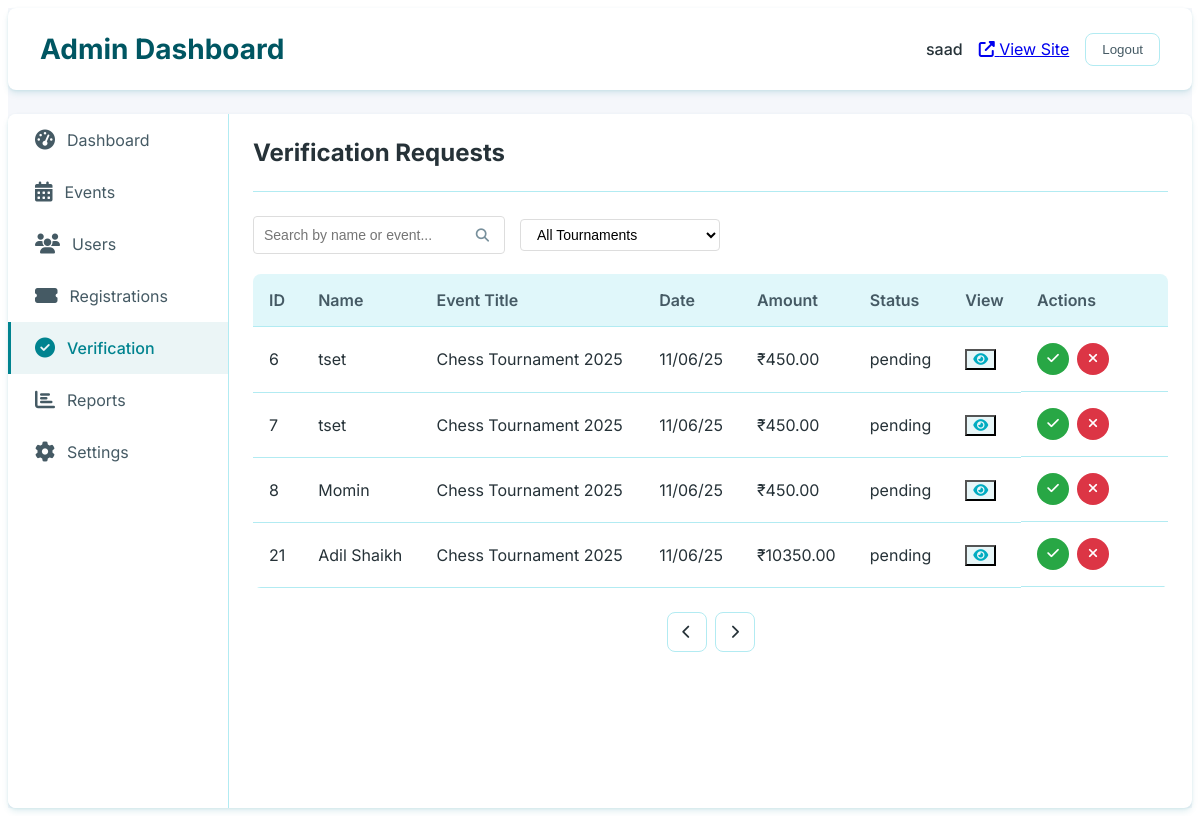
The app's page /superadmin/dashboard/verification/ (signed in), older data.
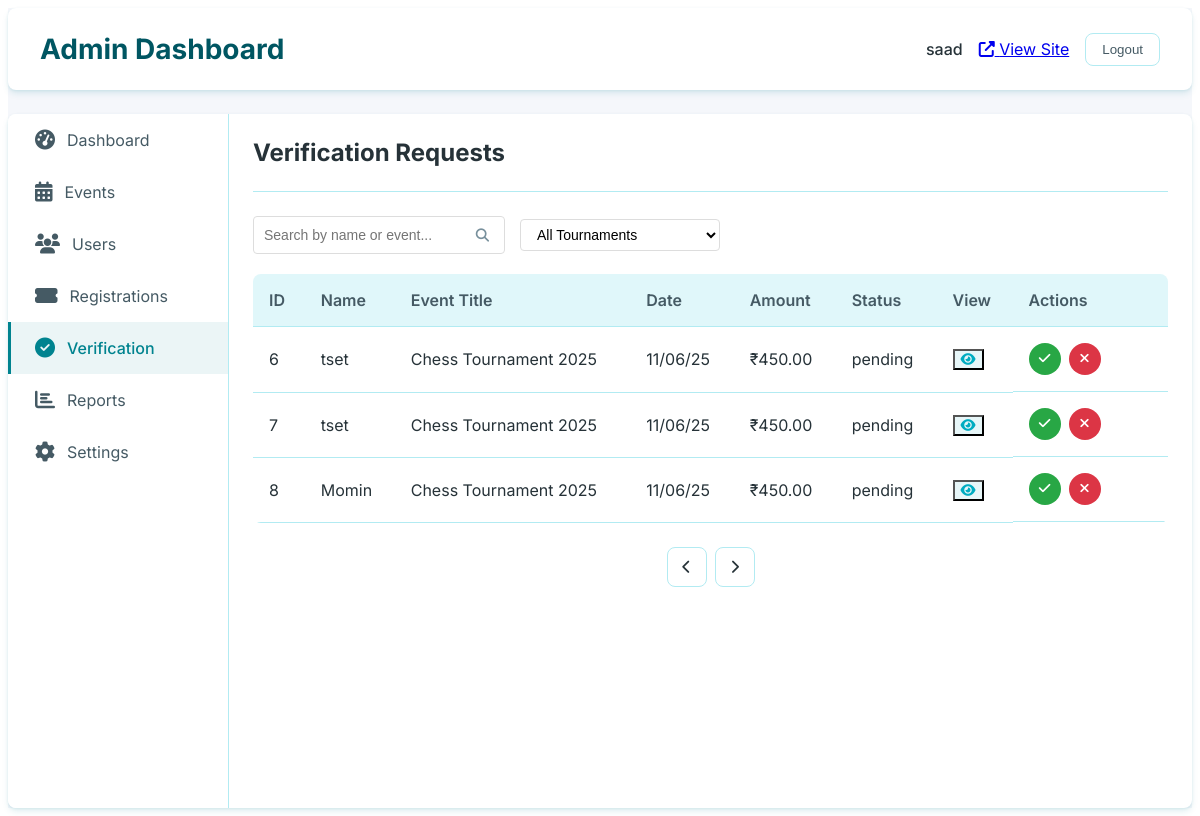
The same page, newer data.
### app/models.py (models this page shows, shortened)
class Participant(models.Model):
    STATUS_CHOICES = [
        ('registered', 'Registered'),
        ('confirmed', 'Confirmed'),
        ('checked_in', 'Checked In'),
        ('eliminated', 'Eliminated'),
        ('winner', 'Winner'),
        ('disqualified', 'Disqualified'),
        ('rejected', 'Rejected')
    ]
    tournament = models.ForeignKey(Tournament, on_delete=models.CASCADE, related_name='tournament')
    registration_id = models.UUIDField(default=uuid.uuid4, editable=False, unique=True)
    full_name = models.CharField(max_length=200)
    email = models.EmailField(blank=True, null=True, unique=False, help_text="Email address for updates and notifications")
    phone = models.CharField(max_length=20)
    wp = models.CharField(max_length=10, blank=True, help_text="WhatsApp number for updates")
    age = models.IntegerField()
    gender = models.CharField(max_length=10, choices=[('male', 'Male'), ('female', 'Female'), ('other', 'Other')])
    registration_date = models.DateTimeField(auto_now_add=True)
    status = models.CharField(max_length=20, choices=STATUS_CHOICES, default='registered')
    check_in_time = models.DateTimeField(null=True, blank=True)
    special_requirements = models.TextField(blank=True)
    notes = models.TextField(blank=True)
    transaction = models.OneToOneField(Transaction, on_delete=models.CASCADE, related_name='transaction')
    optinWhatsapp = models.BooleanField(default=True)
    class Meta:
        unique_together = ['tournament', 'email']

class Tournament(models.Model):
    STATUS_CHOICES = [
        ('draft', 'Draft'),
        ('published', 'Published'),
        ('ongoing', 'Ongoing'),
        ('completed', 'Completed'),
        ('cancelled', 'Cancelled'),
    ]
    title = models.CharField(max_length=200)
    slug = models.SlugField(unique=True, blank=True)
    description = models.TextField()
    category = models.ForeignKey(Category, on_delete=models.CASCADE, related_name='tournaments')
    organizer = models.ForeignKey(User, on_delete=models.CASCADE, related_name='organized_tournaments', default=None, null=True)
    start_date = models.DateField()
    end_date = models.DateField()
    tournament_time = models.TimeField(default=timezone.datetime.strptime('10:00', '%H:%M').time())
    registration_deadline = models.DateTimeField()
    venue = models.CharField(max_length=200)
    address = models.TextField(blank=True, null=True)
    city = models.CharField(max_length=100)
    state = models.CharField(max_length=100)
    country = models.CharField(max_length=100)
    postal_code = models.CharField(max_length=20, null=True, blank=True)
    max_participants = models.PositiveIntegerField()
    min_participants = models.PositiveIntegerField(default=2)
    entry_fee = models.DecimalField(max_digits=10, decimal_places=2)
    prize_pool = models.DecimalField(max_digits=10, decimal_places=2)
    tournament_format = models.CharField(max_length=100)  # e.g., "Single Elimination", "Double Elimination", "Round Robin"
    rules = models.TextField()
    banner_image = models.ImageField(upload_to='tournament_banners/')
    additional_images = models.ManyToManyField(TournamentImage, blank=True, related_name='additional_tournaments')
    status = models.CharField(max_length=20, choices=STATUS_CHOICES, default='draft')
    is_featured = models.BooleanField(default=False)
    created_at = models.DateTimeField(auto_now_add=True)
    updated_at = models.DateTimeField(auto_now=True)
    contact_email = models.EmailField()
    contact_phone = models.CharField(max_length=20)
    whatsapp_number = models.CharField(max_length=20, blank=True)
    facebook_event = models.URLField(blank=True)
    instagram_post = models.URLField(blank=True)
    upi_id = models.ForeignKey(
        UPIS,
        max_length=100,
        blank=True,
        help_text="UPI ID for payment collection",
        on_delete=models.SET_NULL,
        null=True,
        related_name='tournaments'
    )
    class Meta:
        ordering = ['-start_date']

class Transaction(models.Model):
    PAYMENT_STATUS = [
        ('pending', 'Pending'),
        ('completed', 'Completed'),
        ('failed', 'Failed'),
        ('refunded', 'Refunded'),
    ]
    amount = models.DecimalField(max_digits=10, decimal_places=2)
    payment_status = models.CharField(
        max_length=20,
        choices=PAYMENT_STATUS,
        default='pending'
    )
    payment_date = models.DateTimeField(null=True, blank=True)
    payment_reference = models.CharField(
        max_length=100,
        blank=True,
        help_text="Transaction ID or UPI reference number"
    )
    payment_screenshot = models.ImageField(
        upload_to='payment_proofs/',
        blank=True,
        help_text="Screenshot of payment confirmation"
    )
    ticket_count = models.PositiveIntegerField(default=1)
    ticket_numbers = models.CharField(
        max_length=200,
        blank=True,
        help_text="Comma-separated ticket numbers"
    )
    created_at = models.DateTimeField(auto_now_add=True)
    updated_at = models.DateTimeField(auto_now=True)
    notes = models.TextField(blank=True)
    class Meta:
        ordering = ['-created_at']
        indexes = [
            models.Index(fields=['payment_status']),
        ]

### app/View/admin/admin_verification.py (the view)
# urls.py: path('superadmin/dashboard/verification/', admin_verification, name='admin_verification'),
@login_required
def admin_verification(request):
    alltournaments = Tournament.objects.all()
    verification_requests = Participant.objects.filter(status='registered').select_related('transaction')
    context = {
        'verification_requests': verification_requests,
        'active_tab': 'verification',
        'alltournaments': alltournaments,
    }
    return render(request, 'admin/verification.html', context)

### templates/admin/verification.html (shortened to what this page needs)
{% extends 'admin/base_admin.html' %}
{% load static %}
{% block content %}
<div class="admin-tab active">
    <div class="tab-header">
        <h2>Verification Requests</h2>
    </div>
    <div class="dashboard-actions">
        <div class="search-box">
            <input type="text" id="searchInput" placeholder="Search by name or event...">
            <button type="button" id="searchBtn"><i class="fas fa-search"></i></button>
        </div>
        <div class="filter-section">
            <select id="tournamentFilter" class="tournament-select">
                <option value="all">All Tournaments</option>
            </select>
        </div>
    </div>
    <div class="data-table-container">
        <table class="admin-table">
            <thead>
                <tr>
                    <th>ID</th>
                    <th>Name</th>
                    <th>Event Title</th>
                    <th>Date</th>
                    <th>Amount</th>
                    <th>Status</th>
                    <th>View</th>
                    <th>Actions</th>
                </tr>
            </thead>
            <tbody>
                {% for request in verification_requests %}
                <tr class="verification-row" data-tournament-id="{{ request.tournament.id }}" data-id="{{ request.id }}">
                    <td>{{ request.id }}</td>
                    <td>{{ request.full_name }}</td>
                    <td>{{ request.tournament.title }}</td>
                    <td>{{ request.tournament.start_date|date:'d/m/y' }}</td>
                    <td>₹{{ request.transaction.amount }}</td>
                    <td>
                        {{ request.transaction.payment_status}}
                    </td>
                    <td>
                        <button class="view-btn" title="View Payment Screenshot" onclick="showPaymentScreenshot('{{ request.id }}', '{{ request.transaction.payment_screenshot.url }}')">
                            <i class="fas fa-eye"></i>
                        </button>
                    </td>
                    <td class="action-buttons">
                        <button class="success-btn" onclick="handleAccept('{{ request.id }}')">
                            <i class="fas fa-check"></i>
                        </button>
                        <button class="danger-btn" onclick="handleReject('{{ request.id }}')">
                            <i class="fas fa-times"></i>
                        </button>
                        <button class="review-btn" onclick="handleReview('{{ request.id }}')">
                            <i class="fas fa-search"></i>
                        </button>
                    </td>
                </tr>
                {% empty %}
                <tr>
                    <td colspan="8" class="text-center">No verification requests found</td>
                </tr>
                {% endfor %}
            </tbody>
        </table>
    </div>
    <div class="pagination">
        <button class="page-btn" {% if not verification_requests.has_previous %}disabled{% endif %}><i class="fas fa-chevron-left"></i></button>
        <button class="page-btn" {% if not verification_requests.has_next %}disabled{% endif %}><i class="fas fa-chevron-right"></i></button>
    </div>
</div>
{% endblock %}

Row changes from the older to the newer data that the page shows:
no longer on this page (row edited): Participant: id "21", full_name "Adil Shaikh", tournament "Chess Tournament 2025", tournament.start_date "11/06/25", transaction.amount "10350.00", transaction.payment_status "pending"
